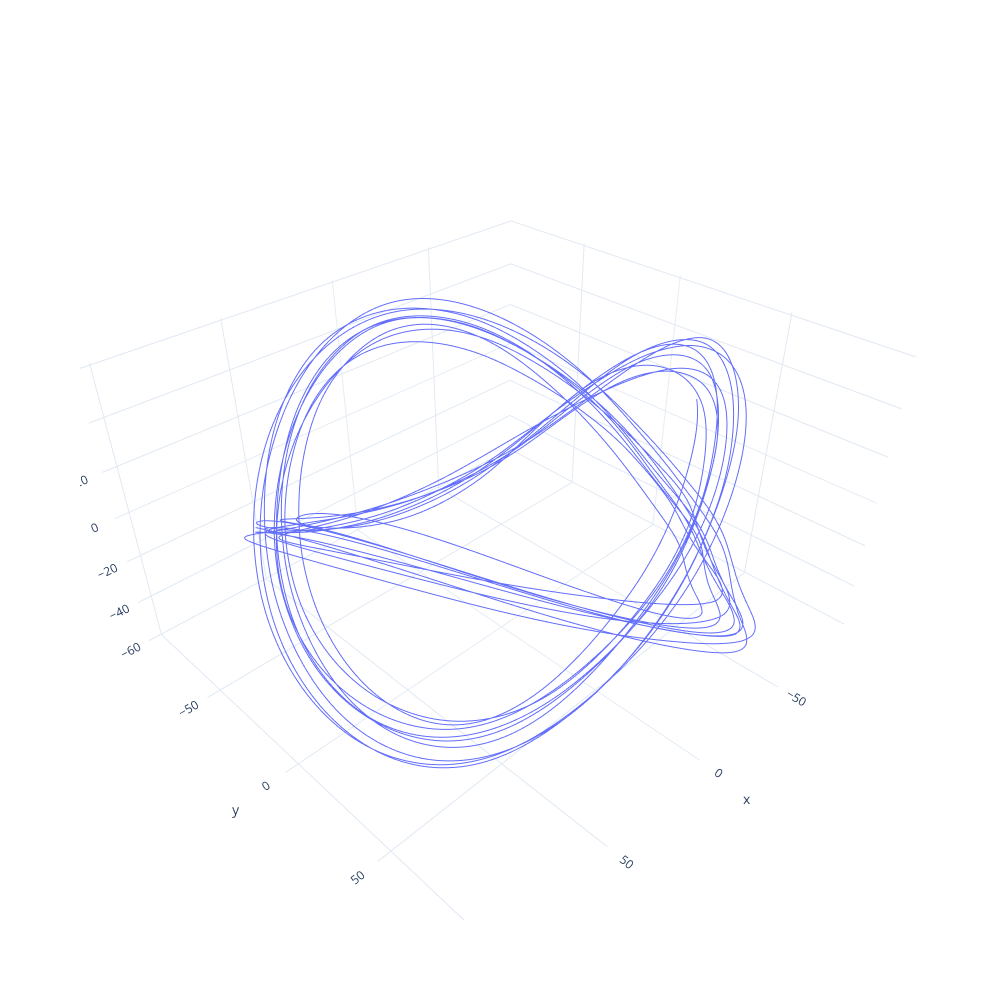

Source (notebook cell):
### Code cell
X = HankelMatrix(x_acc,500)

pca_ = PCA(n_components=4)
X_PCA = pca_.fit_transform(X)

fig_2 = go.Figure()
fig_2.update_layout(autosize=False, width=1000, height=1000)

fig_2.add_trace(go.Scatter3d(x=X_PCA[:,0],
                             y=X_PCA[:,1],
                             z=X_PCA[:,2],
                             mode='lines'
                            )
                )


fig_2.layout.template = 'plotly_white'
fig_2.show()

### Figure 1 — Plotly figure (JSON) as saved in the notebook; plotly's stock layout.template omitted (floating-point values rounded to 4 significant figures; data arrays with more than 128 entries replaced by an {"elided": "..."} marker saying what was removed)
{"data": [{"mode": "lines", "type": "scatter3d", "x": {"elided": "4001 float values"}, "y": {"elided": "4001 float values"}, "z": {"elided": "4001 float values"}}], "layout": {"autosize": false, "height": 1000, "width": 1000}}
